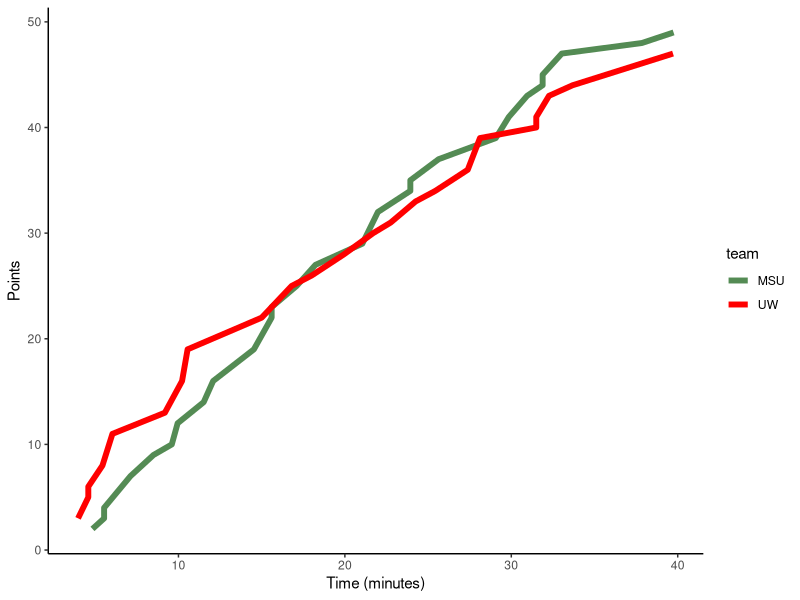

Source code (R):
setwd("~/Desktop/biocomp-shell/Biocomp_exercise08/")
install.packages("ggplot2")
library(ggplot2)

UWMSU <- read.table("UWvMSU_1-22-13.txt", header=TRUE)
UWMSUdf <- as.data.frame(UWMSU)

#Only UW data, make cumulative score vector, add that column to data frame
UW <- UWMSU[UWMSU$team=="UW",]
UWscorevec <-  c(UW$score)
UWcuml <- numeric(length(UWscorevec))
for (i in 1:length(UWscorevec)){
  UWcuml[i] <- sum(UWscorevec[1:i]) 
}
UW["cumlscore"] <- UWcuml


#Only MSU data, repeat process above for MSU scores
MSU <- UWMSU[UWMSU$team=="MSU",]
MSUscorevec <-  c(MSU$score)
MSUcuml <- numeric(length(MSUscorevec))
for (i in 1:length(MSUscorevec)){
  MSUcuml[i] <- sum(MSUscorevec[1:i]) 
}
MSU["cumlscore"] <- MSUcuml

#Merge two dataframes to one
newdata <- rbind(MSU,UW)

#Plot data
ex8graph <- ggplot(data=newdata, mapping=aes(x=time, y=cumlscore))
ex8graph+geom_line(aes(color=team), size=2)+xlab("Time (minutes)")+ylab("Points")+theme_classic()+
  scale_color_manual(values=c("palegreen4","red"))


